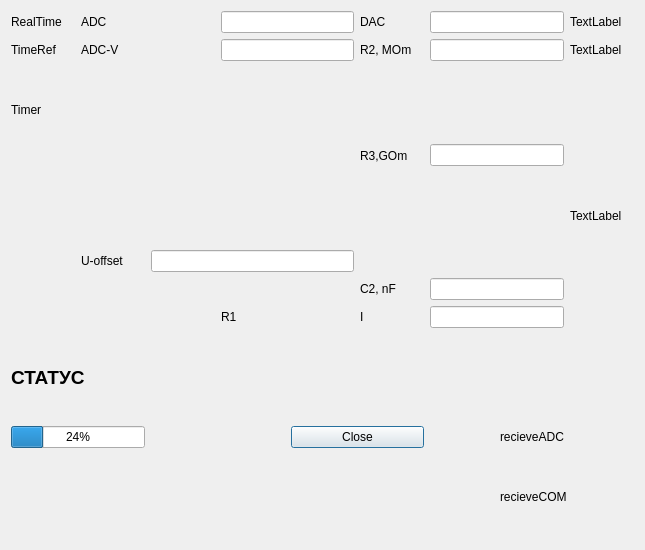
<?xml version="1.0" encoding="UTF-8"?>
<ui version="4.0">
 <class>Emulator</class>
 <widget class="QDialog" name="Emulator">
  <property name="geometry">
   <rect>
    <x>0</x>
    <y>0</y>
    <width>645</width>
    <height>550</height>
   </rect>
  </property>
  <property name="windowTitle">
   <string>Dialog</string>
  </property>
  <layout class="QGridLayout" name="gridLayout">
   <item row="0" column="0">
    <widget class="QLabel" name="label">
     <property name="text">
      <string>RealTime</string>
     </property>
    </widget>
   </item>
   <item row="0" column="1" colspan="2">
    <widget class="QLabel" name="label_3">
     <property name="text">
      <string>ADC</string>
     </property>
    </widget>
   </item>
   <item row="0" column="3" colspan="2">
    <widget class="QLineEdit" name="lineEdit"/>
   </item>
   <item row="0" column="5">
    <widget class="QLabel" name="label_5">
     <property name="text">
      <string>DAC</string>
     </property>
    </widget>
   </item>
   <item row="0" column="6" colspan="2">
    <widget class="QLineEdit" name="lineEdit_3"/>
   </item>
   <item row="0" column="8">
    <widget class="QLabel" name="label_10">
     <property name="text">
      <string>TextLabel</string>
     </property>
    </widget>
   </item>
   <item row="1" column="0">
    <widget class="QLabel" name="label_11">
     <property name="text">
      <string>TimeRef</string>
     </property>
    </widget>
   </item>
   <item row="1" column="1">
    <widget class="QLabel" name="label_4">
     <property name="text">
      <string>ADC-V</string>
     </property>
    </widget>
   </item>
   <item row="1" column="3" colspan="2">
    <widget class="QLineEdit" name="lineEdit_2"/>
   </item>
   <item row="1" column="5">
    <widget class="QLabel" name="label_6">
     <property name="text">
      <string>R2, MOm</string>
     </property>
    </widget>
   </item>
   <item row="1" column="6" colspan="2">
    <widget class="QLineEdit" name="lineEdit_4"/>
   </item>
   <item row="1" column="8">
    <widget class="QLabel" name="label_16">
     <property name="text">
      <string>TextLabel</string>
     </property>
    </widget>
   </item>
   <item row="2" column="0">
    <widget class="QLabel" name="label_2">
     <property name="text">
      <string>Timer</string>
     </property>
    </widget>
   </item>
   <item row="2" column="5" rowspan="2">
    <widget class="QLabel" name="label_7">
     <property name="text">
      <string>R3,GOm</string>
     </property>
    </widget>
   </item>
   <item row="2" column="6" rowspan="2" colspan="2">
    <widget class="QLineEdit" name="lineEdit_5"/>
   </item>
   <item row="3" column="8" rowspan="2">
    <widget class="QLabel" name="label_17">
     <property name="text">
      <string>TextLabel</string>
     </property>
    </widget>
   </item>
   <item row="4" column="1">
    <widget class="QLabel" name="label_18">
     <property name="text">
      <string>U-offset</string>
     </property>
    </widget>
   </item>
   <item row="4" column="2" colspan="3">
    <widget class="QLineEdit" name="lineEdit_8"/>
   </item>
   <item row="5" column="5">
    <widget class="QLabel" name="label_8">
     <property name="text">
      <string>C2, nF</string>
     </property>
    </widget>
   </item>
   <item row="5" column="6" colspan="2">
    <widget class="QLineEdit" name="lineEdit_6"/>
   </item>
   <item row="6" column="3">
    <widget class="QLabel" name="label_12">
     <property name="text">
      <string>R1</string>
     </property>
    </widget>
   </item>
   <item row="6" column="5">
    <widget class="QLabel" name="label_9">
     <property name="text">
      <string>I</string>
     </property>
    </widget>
   </item>
   <item row="6" column="6" colspan="2">
    <widget class="QLineEdit" name="lineEdit_7"/>
   </item>
   <item row="7" column="0" colspan="7">
    <widget class="QLabel" name="label_13">
     <property name="font">
      <font>
       <pointsize>14</pointsize>
       <weight>75</weight>
       <bold>true</bold>
      </font>
     </property>
     <property name="text">
      <string>СТАТУС</string>
     </property>
    </widget>
   </item>
   <item row="8" column="0" colspan="2">
    <widget class="QProgressBar" name="progressBar">
     <property name="value">
      <number>24</number>
     </property>
    </widget>
   </item>
   <item row="8" column="4" colspan="2">
    <widget class="QPushButton" name="pushButton">
     <property name="text">
      <string>Close</string>
     </property>
    </widget>
   </item>
   <item row="8" column="7" colspan="2">
    <widget class="QLabel" name="label_14">
     <property name="text">
      <string>recieveADC</string>
     </property>
    </widget>
   </item>
   <item row="9" column="7" colspan="2">
    <widget class="QLabel" name="label_15">
     <property name="text">
      <string>recieveCOM</string>
     </property>
    </widget>
   </item>
  </layout>
 </widget>
 <resources/>
 <connections/>
</ui>
